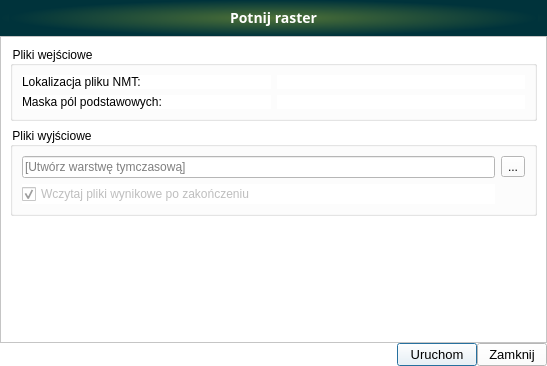
<?xml version="1.0" encoding="UTF-8"?>
<ui version="4.0">
 <class>gen_pkt</class>
 <widget class="QDialog" name="gen_pkt">
  <property name="enabled">
   <bool>true</bool>
  </property>
  <property name="geometry">
   <rect>
    <x>0</x>
    <y>0</y>
    <width>547</width>
    <height>366</height>
   </rect>
  </property>
  <property name="sizePolicy">
   <sizepolicy hsizetype="Expanding" vsizetype="Expanding">
    <horstretch>0</horstretch>
    <verstretch>0</verstretch>
   </sizepolicy>
  </property>
  <property name="minimumSize">
   <size>
    <width>0</width>
    <height>0</height>
   </size>
  </property>
  <property name="font">
   <font>
    <family>Segoe UI</family>
    <pointsize>10</pointsize>
    <weight>50</weight>
    <italic>false</italic>
    <bold>false</bold>
   </font>
  </property>
  <property name="windowTitle">
   <string>Analizy NMT - Potnij raster</string>
  </property>
  <property name="windowIcon">
   <iconset>
    <normaloff>../../images/icon.png</normaloff>../../images/icon.png</iconset>
  </property>
  <property name="styleSheet">
   <string notr="true">QComboBox {
	color: rgb(0,0,0);
}
* {
	background-color: rgb(255, 255, 255);
    font: 10pt &quot;Segoe UI&quot;; 
}

</string>
  </property>
  <layout class="QGridLayout" name="gridLayout">
   <property name="leftMargin">
    <number>0</number>
   </property>
   <property name="topMargin">
    <number>0</number>
   </property>
   <property name="rightMargin">
    <number>0</number>
   </property>
   <property name="bottomMargin">
    <number>0</number>
   </property>
   <property name="spacing">
    <number>0</number>
   </property>
   <item row="0" column="0" colspan="5">
    <widget class="QFrame" name="frame_3">
     <property name="minimumSize">
      <size>
       <width>200</width>
       <height>36</height>
      </size>
     </property>
     <property name="maximumSize">
      <size>
       <width>16777215</width>
       <height>36</height>
      </size>
     </property>
     <property name="accessibleName">
      <string notr="true"/>
     </property>
     <property name="styleSheet">
      <string notr="true">background-color:qradialgradient(spread:pad, cx:0.5, cy:0.5, radius:0.5, fx:0.5, fy:0.5, stop:0 rgba(78, 113, 55, 255), stop:1 rgba(0, 51, 59, 255))</string>
     </property>
     <property name="frameShape">
      <enum>QFrame::NoFrame</enum>
     </property>
     <property name="frameShadow">
      <enum>QFrame::Plain</enum>
     </property>
     <property name="lineWidth">
      <number>0</number>
     </property>
     <layout class="QVBoxLayout" name="verticalLayout">
      <property name="spacing">
       <number>0</number>
      </property>
      <property name="topMargin">
       <number>0</number>
      </property>
      <item>
       <widget class="QLabel" name="title_label_3">
        <property name="minimumSize">
         <size>
          <width>0</width>
          <height>36</height>
         </size>
        </property>
        <property name="font">
         <font>
          <family>Samsung Sans</family>
          <pointsize>-1</pointsize>
          <weight>75</weight>
          <italic>false</italic>
          <bold>true</bold>
         </font>
        </property>
        <property name="styleSheet">
         <string notr="true">color : white;	font-weight: bold;font-family: &quot;Samsung Sans&quot;;font-size: 14px;</string>
        </property>
        <property name="lineWidth">
         <number>0</number>
        </property>
        <property name="text">
         <string>Potnij raster</string>
        </property>
        <property name="alignment">
         <set>Qt::AlignCenter</set>
        </property>
       </widget>
      </item>
     </layout>
    </widget>
   </item>
   <item row="1" column="0" colspan="5">
    <widget class="QFrame" name="frame_2">
     <property name="frameShape">
      <enum>QFrame::StyledPanel</enum>
     </property>
     <property name="frameShadow">
      <enum>QFrame::Raised</enum>
     </property>
     <layout class="QGridLayout" name="gridLayout_2">
      <item row="5" column="0">
       <widget class="QGroupBox" name="groupBox_3">
        <property name="title">
         <string>Pliki wyjściowe</string>
        </property>
        <layout class="QGridLayout" name="gridLayout_5">
         <item row="0" column="1">
          <layout class="QHBoxLayout" name="horizontalLayout">
           <item>
            <widget class="QToolButton" name="output_layer_btn">
             <property name="text">
              <string>...</string>
             </property>
            </widget>
           </item>
          </layout>
         </item>
         <item row="1" column="0">
          <widget class="QCheckBox" name="add_to_project_cbbx">
           <property name="enabled">
            <bool>false</bool>
           </property>
           <property name="text">
            <string>Wczytaj pliki wynikowe po zakończeniu</string>
           </property>
           <property name="checked">
            <bool>true</bool>
           </property>
          </widget>
         </item>
         <item row="0" column="0">
          <widget class="QLineEdit" name="wyjscie">
           <property name="placeholderText">
            <string>[Utwórz warstwę tymczasową]</string>
           </property>
          </widget>
         </item>
        </layout>
       </widget>
      </item>
      <item row="0" column="0">
       <widget class="QGroupBox" name="groupBox">
        <property name="title">
         <string>Pliki wejściowe</string>
        </property>
        <layout class="QGridLayout" name="gridLayout_4">
         <item row="1" column="0">
          <widget class="QLabel" name="label_2">
           <property name="text">
            <string>Lokalizacja pliku NMT:</string>
           </property>
          </widget>
         </item>
         <item row="1" column="1">
          <widget class="QgsFileWidget" name="wejscie">
           <property name="dialogTitle">
            <string/>
           </property>
           <property name="filter">
            <string>*.asc;*.tif; *.xyz</string>
           </property>
          </widget>
         </item>
         <item row="4" column="0">
          <widget class="QLabel" name="label_4">
           <property name="text">
            <string>Maska pól podstawowych:</string>
           </property>
          </widget>
         </item>
         <item row="4" column="1">
          <widget class="QgsFileWidget" name="maska">
           <property name="filter">
            <string>*.shp</string>
           </property>
           <property name="defaultRoot">
            <string/>
           </property>
          </widget>
         </item>
        </layout>
       </widget>
      </item>
      <item row="7" column="0">
       <spacer name="verticalSpacer">
        <property name="orientation">
         <enum>Qt::Vertical</enum>
        </property>
        <property name="sizeHint" stdset="0">
         <size>
          <width>20</width>
          <height>40</height>
         </size>
        </property>
       </spacer>
      </item>
     </layout>
    </widget>
   </item>
   <item row="2" column="1">
    <spacer name="horizontalSpacer">
     <property name="orientation">
      <enum>Qt::Horizontal</enum>
     </property>
     <property name="sizeHint" stdset="0">
      <size>
       <width>436</width>
       <height>20</height>
      </size>
     </property>
    </spacer>
   </item>
   <item row="2" column="3">
    <widget class="QPushButton" name="pushButton_zapisz">
     <property name="minimumSize">
      <size>
       <width>80</width>
       <height>0</height>
      </size>
     </property>
     <property name="text">
      <string>Uruchom</string>
     </property>
    </widget>
   </item>
   <item row="2" column="4">
    <widget class="QPushButton" name="pushButton_anuluj">
     <property name="minimumSize">
      <size>
       <width>70</width>
       <height>0</height>
      </size>
     </property>
     <property name="text">
      <string>Zamknij</string>
     </property>
    </widget>
   </item>
  </layout>
 </widget>
 <customwidgets>
  <customwidget>
   <class>QgsFileWidget</class>
   <extends>QWidget</extends>
   <header>qgsfilewidget.h</header>
  </customwidget>
 </customwidgets>
 <resources/>
 <connections>
  <connection>
   <sender>pushButton_anuluj</sender>
   <signal>clicked()</signal>
   <receiver>gen_pkt</receiver>
   <slot>reject()</slot>
   <hints>
    <hint type="sourcelabel">
     <x>694</x>
     <y>627</y>
    </hint>
    <hint type="destinationlabel">
     <x>368</x>
     <y>322</y>
    </hint>
   </hints>
  </connection>
 </connections>
</ui>
